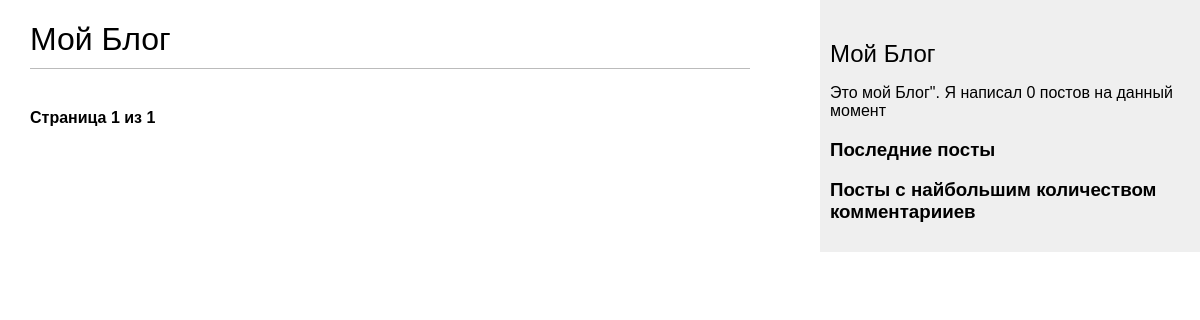
/blog/, run on an earlier commit of the app's database.
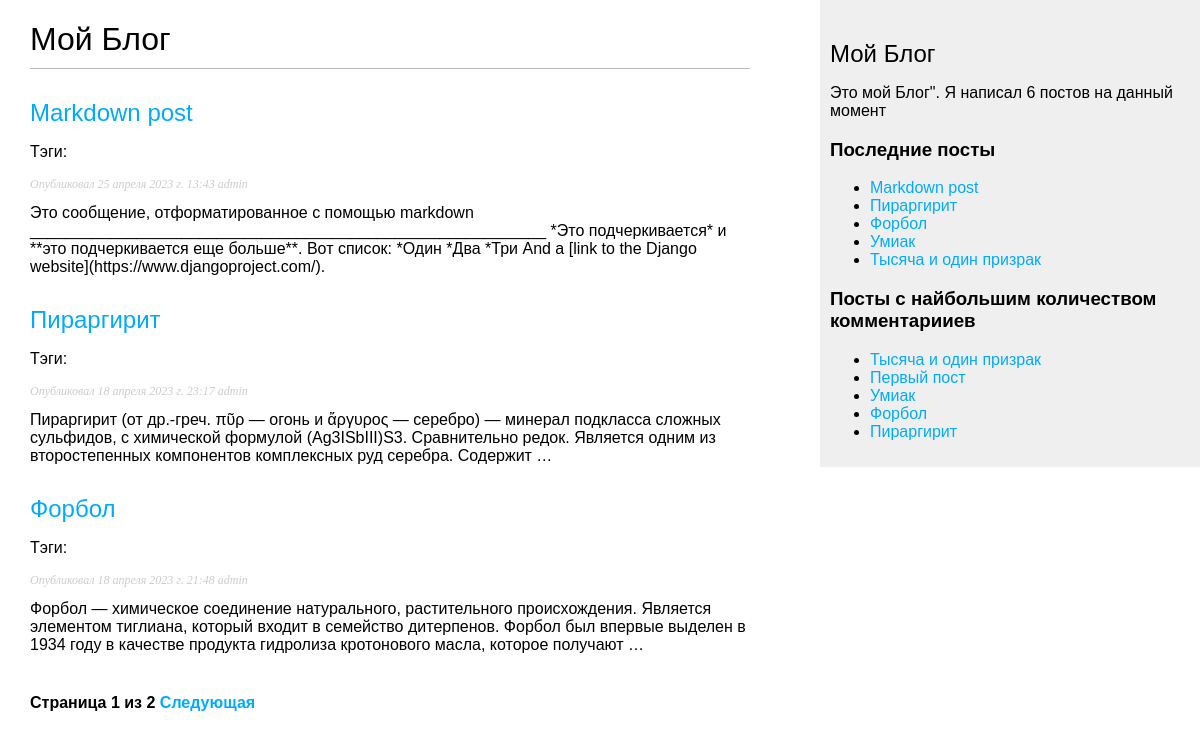
And on a later commit of the database.
### blog/models.py (models this page shows, shortened)
class Post(models.Model):
    class Status(models.TextChoices):
        DRAFT = 'DF', 'Draft'
        PUBLISHED = 'PB', 'Published'
    title = models.CharField(max_length=250, verbose_name='Заголовок')
    slug = models.SlugField(max_length=250, unique_for_date='publish', verbose_name='Слаг')
    author = models.ForeignKey(User,
                               on_delete=models.CASCADE,
                               related_name='blog_posts',
                               verbose_name='Автор')
    body = models.TextField()
    publish = models.DateTimeField(default=timezone.now, verbose_name='Дата публикации')
    created = models.DateTimeField(auto_now_add=True, verbose_name='Дата создания')
    update = models.DateTimeField(auto_now=True, verbose_name='Дата редактирования')
    status = models.CharField(max_length=2,
                              choices=Status.choices,
                              default=Status.DRAFT,
                              verbose_name="Статус")
    objects = models.Manager()  # менеджер, применяемый по умолчанию
    published = PublishedManager()  # конкретно-прикладной менеджер
    tags = TaggableManager()
    class Meta:
        ordering = ['-publish']
        indexes = [
            models.Index(fields=['-publish']),
        ]
    def get_absolute_url(self):
        return reverse('blog:post_detail',
                       args=[self.publish.year,
                             self.publish.month,
                             self.publish.day,
                             self.slug])

### blog/views.py (the view)
# urls.py: path('', views.post_list, name='post_list'),
def post_list(request, tag_slug=None):
    post_list = Post.published.all()
    tag = None
    if tag_slug:
        tag = get_object_or_404(Tag, slug=tag_slug)
        post_list = post_list.filter(tags__in=[tag])
    paginator = Paginator(post_list, 3)
    page_number = request.GET.get('page', 1)
    try:
        posts = paginator.page(page_number)
    except PageNotAnInteger:
        posts = paginator.page(1)
    except EmptyPage:
        posts = paginator.page(paginator.num_pages)
    return render(request,
                  'blog/post/list.html',
                  {'posts': posts,
                   'tag': tag})

### blog/models.py (called while the page is built)
    def get_queryset(self):
        return super().get_queryset()\
            .filter(status=Post.Status.PUBLISHED)

### blog/templatetags/blog_tags.py (called while the page is built)
@register.simple_tag
def total_posts():
    return Post.published.count()

@register.inclusion_tag('blog/post/latest_posts.html')
def show_latest_posts(count=5):
    latest_posts = Post.published.order_by('-publish')[:count]
    return {'latest_posts': latest_posts}

@register.simple_tag
def get_most_commented_posts(count=5):
    return Post.published.annotate(
                total_comments=Count('comments')
            ).order_by('-total_comments')[:count]

### blog/templates/blog/post/list.html (shortened to what this page needs)
{% extends "blog/base.html" %}
{% load blog_tags %}
{% block content %}
    <h1>Мой Блог</h1>
    {% for post in posts %}
        <h2>
            <a href="{{ post.get_absolute_url }}">
                {{ post.title }}
            </a>
        </h2>
        <p class="tags">
            Тэги:
        </p>
        <p class="date">
        Опубликовал {{ post.publish }} {{ post.author }}
        </p>
        {{ post.body|truncatewords_html:30}}
    {% endfor %}
    {% include 'paginator.html' with page=posts %}
{% endblock %}

### blog/templates/blog/base.html (shortened to what this page needs)
{% load blog_tags %}
{% load static %}
<!DOCTYPE html>
<html>
<head>
  <link href="{% static "css/blog.css" %}" rel="stylesheet">
</head>
<body>
  <div id="content">
    {% block content %}
    {% endblock %}
  </div>
  <div id="sidebar">
    <h2>Мой Блог</h2>
    <p>
        Это мой Блог".
        Я написал {% total_posts %} постов на данный момент
    </p>
     <h3>Последние посты</h3>
      {% show_latest_posts %}
      <h3>Посты с найбольшим количеством комментарииев</h3>
      {% get_most_commented_posts as most_commented_posts %}
      <ul>
          {% for post in most_commented_posts %}
              <li>
                  <a href="{{ post.get_absolute_url }}">{{ post.title }}</a>
              </li>
          {% endfor %}
      </ul>
  </div>
</body>
</html>

### blog/templates/paginator.html (shortened to what this page needs)
<div class="pagination">
    <span class="step-links">
        <span class="current">
            Страница {{ page.number }} из {{ page.paginator.num_pages }}
        </span>
        {% if page.has_next %}
            <a href="?page={{ page.next_page_number }}">Следующая</a>
        {% endif %}
    </span>
</div>

### blog/templates/blog/post/latest_posts.html
<ul>
    {% for post in latest_posts %}
        <li>
            <a href="{{ post.get_absolute_url }}">{{ post.title }}</a>
        </li>
    {% endfor %}
</ul>

### blog/static/css/blog.css (style rules this page uses)
body { margin:0; padding:0; font-family:helvetica, sans-serif; }
a { color:#00abff; text-decoration:none; }
h1 { font-weight:normal; border-bottom:1px solid #bbb; padding:0 0 10px 0; }
h2 { font-weight:normal; margin:30px 0 0; }
#content { float:left; width:60%; padding:0 0 0 30px; }
#sidebar { float:right; width:30%; padding:10px; background:#efefef; height:100%; }
p.date { color:#ccc; font-family: georgia, serif; font-size: 12px; font-style: italic; }
.pagination { margin:40px 0; font-weight:bold; }

What changed in the data, as far as the page shows it:
added Post: title "Markdown post", publish "25 апреля 2023 г. 13:43", author "admin", body "Это сообщение, отформатированное с помощью markdown __________________________________________________________ *Это подчеркивается* и **это подчеркивается еще больше**. Вот список: *Один *Два *Три And a [link to the Django website](https://www.djangoproject.com/)."
added Post: title "Пираргирит", publish "18 апреля 2023 г. 23:17", author "admin", body "Пираргирит (от др.-греч. πῦρ — огонь и ἄργυρος — серебро) — минерал подкласса сложных сульфидов, с химической формулой (Ag3ISbIII)S3. Сравнительно редок. Является одним из второстепенных компонентов комплексных руд серебра. Содержит …"
added Post: title "Форбол", publish "18 апреля 2023 г. 21:48", author "admin", body "Форбол — химическое соединение натурального, растительного происхождения. Является элементом тиглиана, который входит в семейство дитерпенов. Форбол был впервые выделен в 1934 году в качестве продукта гидролиза кротонового масла, которое получают …"
added Post: title "Умиак"
added Post: title "Тысяча и один призрак"
added Post: title "Первый пост", shown under "Посты с найбольшим количеством комментарииев"
Also different on the page:
{{ page.paginator.num_pages }}: "1" → "2"
text no longer shown: "0"
text now shown: "Следующая 6"
